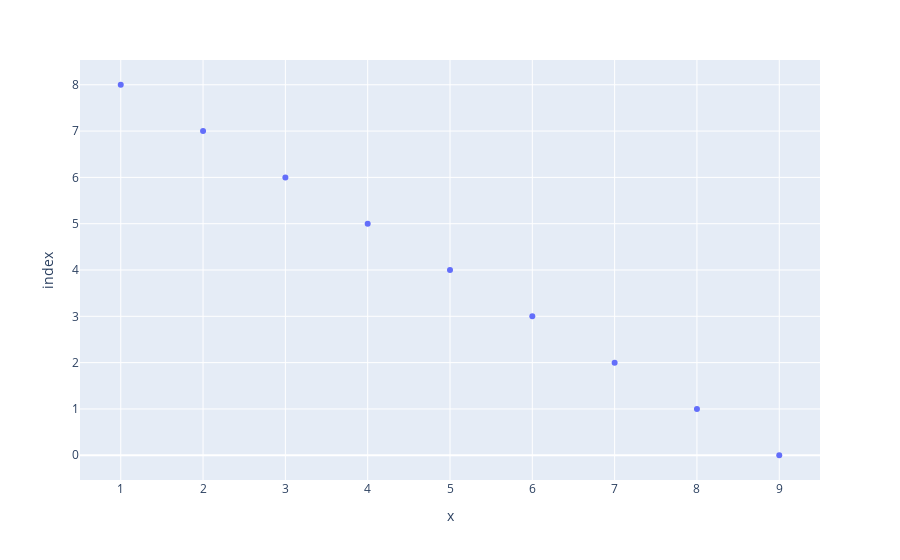

The code cell stored with this chart in its notebook:
### Markdown cell above
plotly

### Code cell
px.scatter(x, y)

### Figure 1 — Plotly figure (JSON) as saved in the notebook; plotly's stock layout.template omitted (floating-point values rounded to 4 significant figures)
{"data": [{"hovertemplate": "x=%{x}<br>index=%{y}<extra></extra>", "legendgroup": "", "marker": {"color": "#636efa", "symbol": "circle"}, "mode": "markers", "name": "", "orientation": "h", "showlegend": false, "type": "scatter", "x": [9, 8, 7, 6, 5, 4, 3, 2, 1], "xaxis": "x", "y": [0, 1, 2, 3, 4, 5, 6, 7, 8], "yaxis": "y"}], "layout": {"legend": {"tracegroupgap": 0}, "margin": {"t": 60}, "xaxis": {"anchor": "y", "domain": [0, 1], "title": {"text": "x"}}, "yaxis": {"anchor": "x", "domain": [0, 1], "title": {"text": "index"}}}}
